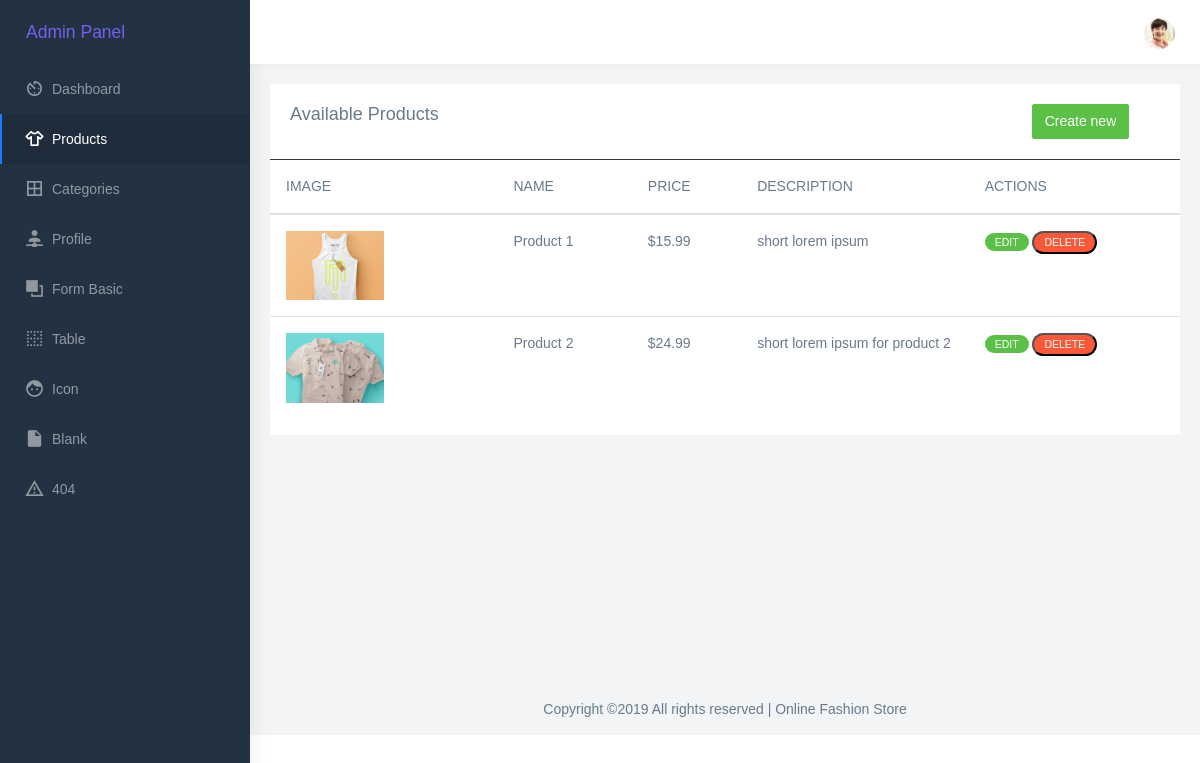
Page /admin/products.php (signed in) on the earlier database version.
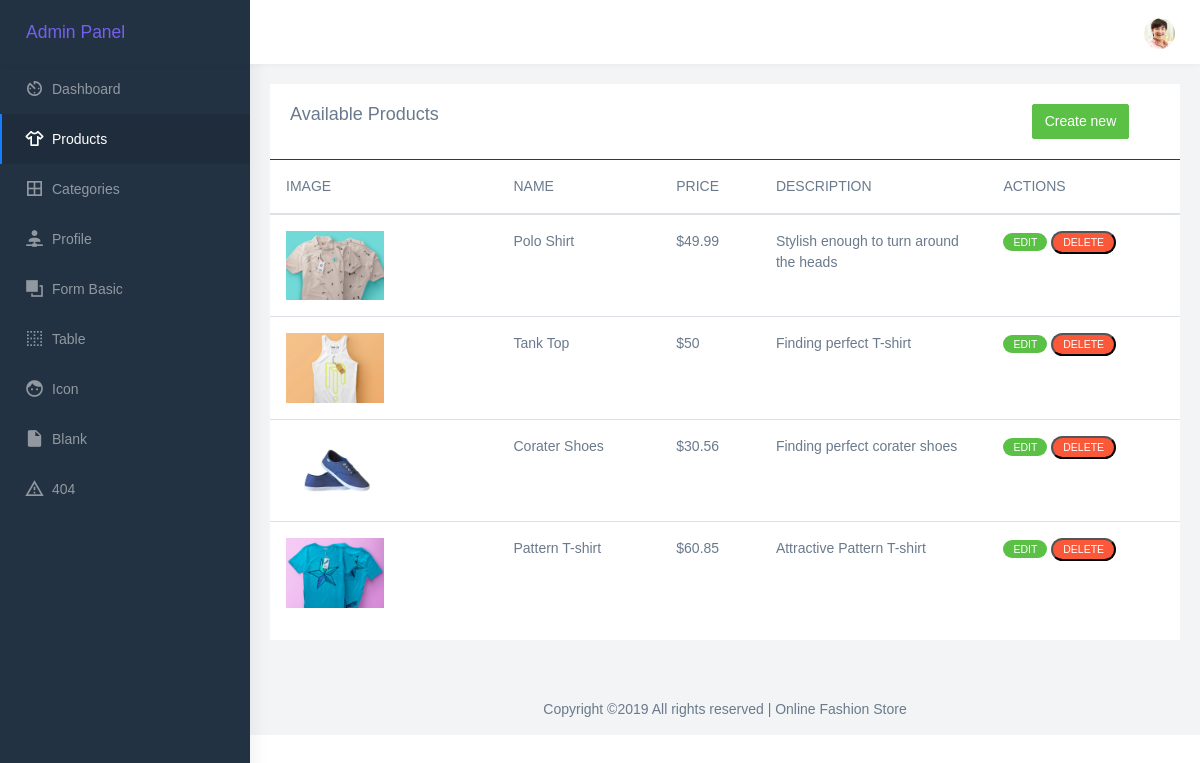
Same page on the later database version.
### tables this page shows
CREATE TABLE `products` (
  `product_id` int(11) NOT NULL,
  `product_title` varchar(255) NOT NULL,
  `product_category_id` int(11) NOT NULL,
  `is_featured` tinyint(1) NOT NULL DEFAULT '0' COMMENT 'Is it a Featured product?',
  `product_price` float NOT NULL,
  `product_quantity` int(11) NOT NULL,
  `product_short_desc` varchar(150) NOT NULL,
  `product_description` text NOT NULL,
  `product_image` varchar(255) NOT NULL
);

### includes/functions.php (called while the page is built, shortened)
<?php
 require_once('functions/cart.php');
function query($sql)
{
	global $connection;
	return mysqli_query($connection, $sql);
}
function fetch_array($result)
{
	return mysqli_fetch_assoc($result);
}
function getProducts($admin = false)
{
	$res = query("SELECT * FROM products");
	if ($admin == true) {
		return $res;
	}
}
?>

### admin/products.php (the view, shortened to what this page needs)
<?php require_once './templates/header.php'; ?>
<?php require_once './templates/top_nav.php'; ?>
<?php require_once './templates/left_sidebar.php'; ?>
    <div class="container-fluid">
        <div class="row">
            <div class="col-12">
                <div class="card">
                    <div class="card-body mp-1">
                      <div class="row">
                        <div class="col-10">
                          <h4 class="card-title mb-0">Available Products</h4>
                        </div>
                        <div class="col-2">
                          <a class="btn btn-success" href="product.php">Create new</a>
                        </div>
                      </div>
                    </div>
                    <span class="border-bottom border-dark"></span>
                    <div class="table-responsive">
                      <table class="table table-hover">
                        <thead>
                          <tr>
                            <th class="border-top-0">IMAGE</th>
                            <th class="border-top-0">NAME</th>
                            <th class="border-top-0">PRICE</th>
                            <th class="border-top-0">DESCRIPTION</th>
                            <th class="border-top-0">ACTIONS</th>
                          </tr>
                        </thead>
                        <tbody>
                          <?php
                          $prods = getProducts(true);
                          while ($row = fetch_array($prods)) {
                          ?>
                          <tr>
                            <td class="w-25"><img src="../images/<?php echo $row['product_image']?>" alt="Image placeholder" class="w-50"></td>
                            <td><?php echo $row['product_title']; ?></td>
                            <td><span class="font-medium">$<?php echo $row['product_price']; ?></span></td>
                            <td class="w-25"><?php echo $row['product_short_desc']; ?></td>
                            <td>
                              <a href="product.php?id=<?php echo $row['product_id'];?>" class="label label-success label-rounded">EDIT</a>
                              <button class="label label-danger label-rounded" data-toggle="modal" data-target="#deleteModal<?php echo $row['product_id']; ?>">DELETE</button>
                            </td>
                          </tr>
                          <?php } ?>
                        </tbody>
                      </table>
                    </div>
                </div>
            </div>
        </div>
    </div>
<?php require_once './templates/footer.php'; ?>

### admin/templates/header.php (shortened to what this page needs)
<!DOCTYPE html>
<html dir="ltr" lang="en">
<head>
    <link href="assets/libs/chartist/dist/chartist.min.css" rel="stylesheet">
    <link href="dist/css/style.min.css" rel="stylesheet">
    <link href="dist/css/user.css" rel="stylesheet">
</head>
<body>
    <div id="main-wrapper" data-navbarbg="skin6" data-theme="light" data-layout="vertical" data-sidebartype="full" data-boxed-layout="full">

### admin/templates/top_nav.php (shortened to what this page needs)
<header class="topbar" data-navbarbg="skin6">
    <nav class="navbar top-navbar navbar-expand-md navbar-light">
        <div class="navbar-header" data-logobg="skin5">
            <div class="navbar-brand">
                <span class="ml-3 text-primary">
                    Admin Panel
                </span>
            </div>
        </div>
        <div class="navbar-collapse collapse" id="navbarSupportedContent" data-navbarbg="skin6">
            <ul class="navbar-nav float-right">
                <li class="nav-item dropdown">
                    <a class="nav-link dropdown-toggle text-muted waves-effect waves-dark pro-pic" href="" data-toggle="dropdown" aria-haspopup="true" aria-expanded="false"><img src="assets/images/users/1.jpg" alt="user" class="rounded-circle" width="31"></a>
                </li>
            </ul>
        </div>
    </nav>
</header>

### admin/templates/left_sidebar.php
<aside class="left-sidebar" data-sidebarbg="skin5">
    <div class="scroll-sidebar">
        <nav class="sidebar-nav">
            <ul id="sidebarnav">
                <li class="sidebar-item">
                    <a class="sidebar-link waves-effect waves-dark sidebar-link" href="index.php" aria-expanded="false">
                        <i class="mdi mdi-av-timer"></i>
                        <span class="hide-menu">Dashboard</span>
                    </a>
                </li>
                <li class="sidebar-item">
                    <a class="sidebar-link waves-effect waves-dark sidebar-link" href="products.php" aria-expanded="false">
                        <i class="mdi mdi-tshirt-crew"></i>
                        <span class="hide-menu">Products</span>
                    </a>
                </li>
                <li class="sidebar-item">
                    <a class="sidebar-link waves-effect waves-dark sidebar-link" href="categories.php" aria-expanded="false">
                        <i class="mdi mdi-border-all"></i>
                        <span class="hide-menu">Categories</span>
                    </a>
                </li>
                <li class="sidebar-item">
                    <a class="sidebar-link waves-effect waves-dark sidebar-link" href="pages-profile.php" aria-expanded="false">
                        <i class="mdi mdi-account-network"></i>
                        <span class="hide-menu">Profile</span>
                    </a>
                </li>
                 <li class="sidebar-item">
                    <a class="sidebar-link waves-effect waves-dark sidebar-link" href="form-basic.php" aria-expanded="false">
                        <i class="mdi mdi-arrange-bring-forward"></i>
                        <span class="hide-menu">Form Basic</span>
                    </a>
                </li>
                <li class="sidebar-item">
                    <a class="sidebar-link waves-effect waves-dark sidebar-link" href="table-basic.php" aria-expanded="false">
                        <i class="mdi mdi-border-none"></i>
                        <span class="hide-menu">Table</span>
                    </a>
                </li>
                <li class="sidebar-item">
                    <a class="sidebar-link waves-effect waves-dark sidebar-link" href="icon-material.php" aria-expanded="false">
                        <i class="mdi mdi-face"></i>
                        <span class="hide-menu">Icon</span>
                    </a>
                </li>
                <li class="sidebar-item">
                    <a class="sidebar-link waves-effect waves-dark sidebar-link" href="starter-kit.php" aria-expanded="false">
                        <i class="mdi mdi-file"></i>
                        <span class="hide-menu">Blank</span>
                    </a>
                </li>
                <li class="sidebar-item">
                    <a class="sidebar-link waves-effect waves-dark sidebar-link" href="error-404.php" aria-expanded="false">
                        <i class="mdi mdi-alert-outline"></i>
                        <span class="hide-menu">404</span>
                    </a>
                </li>
            </ul>
        </nav>
    </div>
</aside>
<div class="page-wrapper">

### admin/templates/footer.php
            <footer class="footer text-center">
            Copyright &copy;<?php echo date("Y")?> All rights reserved | Online Fashion Store
            </footer>
        </div>
    </div>
</body>
</html>

Differences in the rows shown:
removed products: product_image (picture), product_title "Product 1", product_price "15.99", product_short_desc "short lorem ipsum"
changed products: product_title "Product 2" → "Polo Shirt"; product_price "24.99" → "49.99"; product_short_desc "short lorem ipsum for product 2" → "Stylish enough to turn around the heads"
added products: product_image (picture), product_title "Tank Top", product_price "50", product_short_desc "Finding perfect T-shirt"
added products: product_image (picture), product_title "Corater Shoes", product_price "30.56", product_short_desc "Finding perfect corater shoes"
added products: product_image (picture), product_title "Pattern T-shirt", product_price "60.85", product_short_desc "Attractive Pattern T-shirt"
